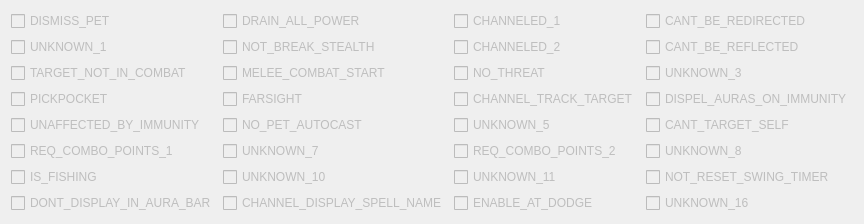
                  <widget class="QWidget" name="attributeExTab1">
                   <attribute name="title">
                    <string>Attributes 1</string>
                   </attribute>
                   <layout class="QGridLayout" name="gridLayout">
                    <item row="2" column="0">
                     <widget class="QCheckBox" name="attr_ex_9_box_1">
                      <property name="enabled">
                       <bool>false</bool>
                      </property>
                      <property name="text">
                       <string>TARGET_NOT_IN_COMBAT</string>
                      </property>
                     </widget>
                    </item>
                    <item row="0" column="2">
                     <widget class="QCheckBox" name="attr_ex_3_box_1">
                      <property name="enabled">
                       <bool>false</bool>
                      </property>
                      <property name="text">
                       <string>CHANNELED_1</string>
                      </property>
                     </widget>
                    </item>
                    <item row="0" column="3">
                     <widget class="QCheckBox" name="attr_ex_4_box_1">
                      <property name="enabled">
                       <bool>false</bool>
                      </property>
                      <property name="text">
                       <string>CANT_BE_REDIRECTED</string>
                      </property>
                     </widget>
                    </item>
                    <item row="1" column="0">
                     <widget class="QCheckBox" name="attr_ex_5_box_1">
                      <property name="enabled">
                       <bool>false</bool>
                      </property>
                      <property name="text">
                       <string>UNKNOWN_1</string>
                      </property>
                     </widget>
                    </item>
                    <item row="1" column="3">
                     <widget class="QCheckBox" name="attr_ex_8_box_1">
                      <property name="enabled">
                       <bool>false</bool>
                      </property>
                      <property name="text">
                       <string>CANT_BE_REFLECTED</string>
                      </property>
                     </widget>
                    </item>
                    <item row="0" column="0">
                     <widget class="QCheckBox" name="attr_ex_1_box_1">
                      <property name="enabled">
                       <bool>false</bool>
                      </property>
                      <property name="text">
                       <string>DISMISS_PET</string>
                      </property>
                     </widget>
                    </item>
                    <item row="1" column="1">
                     <widget class="QCheckBox" name="attr_ex_6_box_1">
                      <property name="enabled">
                       <bool>false</bool>
                      </property>
                      <property name="text">
                       <string>NOT_BREAK_STEALTH</string>
                      </property>
                     </widget>
                    </item>
                    <item row="1" column="2">
                     <widget class="QCheckBox" name="attr_ex_7_box_1">
                      <property name="enabled">
                       <bool>false</bool>
                      </property>
                      <property name="text">
                       <string>CHANNELED_2</string>
                      </property>
                     </widget>
                    </item>
                    <item row="0" column="1">
                     <widget class="QCheckBox" name="attr_ex_2_box_1">
                      <property name="enabled">
                       <bool>false</bool>
                      </property>
                      <property name="text">
                       <string>DRAIN_ALL_POWER</string>
                      </property>
                     </widget>
                    </item>
                    <item row="2" column="2">
                     <widget class="QCheckBox" name="attr_ex_11_box_1">
                      <property name="enabled">
                       <bool>false</bool>
                      </property>
                      <property name="text">
                       <string>NO_THREAT</string>
                      </property>
                     </widget>
                    </item>
                    <item row="3" column="1">
                     <widget class="QCheckBox" name="attr_ex_14_box_1">
                      <property name="enabled">
                       <bool>false</bool>
                      </property>
                      <property name="text">
                       <string>FARSIGHT</string>
                      </property>
                     </widget>
                    </item>
                    <item row="2" column="3">
                     <widget class="QCheckBox" name="attr_ex_12_box_1">
                      <property name="enabled">
                       <bool>false</bool>
                      </property>
                      <property name="text">
                       <string>UNKNOWN_3</string>
                      </property>
                     </widget>
                    </item>
                    <item row="3" column="0">
                     <widget class="QCheckBox" name="attr_ex_13_box_1">
                      <property name="enabled">
                       <bool>false</bool>
                      </property>
                      <property name="text">
                       <string>PICKPOCKET</string>
                      </property>
                     </widget>
                    </item>
                    <item row="3" column="3">
                     <widget class="QCheckBox" name="attr_ex_16_box_1">
                      <property name="enabled">
                       <bool>false</bool>
                      </property>
                      <property name="text">
                       <string>DISPEL_AURAS_ON_IMMUNITY</string>
                      </property>
                     </widget>
                    </item>
                    <item row="3" column="2">
                     <widget class="QCheckBox" name="attr_ex_15_box_1">
                      <property name="enabled">
                       <bool>false</bool>
                      </property>
                      <property name="text">
                       <string>CHANNEL_TRACK_TARGET</string>
                      </property>
                     </widget>
                    </item>
                    <item row="4" column="0">
                     <widget class="QCheckBox" name="attr_ex_17_box_1">
                      <property name="enabled">
                       <bool>false</bool>
                      </property>
                      <property name="text">
                       <string>UNAFFECTED_BY_IMMUNITY</string>
                      </property>
                     </widget>
                    </item>
                    <item row="4" column="1">
                     <widget class="QCheckBox" name="attr_ex_18_box_1">
                      <property name="enabled">
                       <bool>false</bool>
                      </property>
                      <property name="text">
                       <string>NO_PET_AUTOCAST</string>
                      </property>
                     </widget>
                    </item>
                    <item row="2" column="1">
                     <widget class="QCheckBox" name="attr_ex_10_box_1">
                      <property name="enabled">
                       <bool>false</bool>
                      </property>
                      <property name="text">
                       <string>MELEE_COMBAT_START</string>
                      </property>
                     </widget>
                    </item>
                    <item row="6" column="1">
                     <widget class="QCheckBox" name="attr_ex_26_box_1">
                      <property name="enabled">
                       <bool>false</bool>
                      </property>
                      <property name="text">
                       <string>UNKNOWN_10</string>
                      </property>
                     </widget>
                    </item>
                    <item row="5" column="3">
                     <widget class="QCheckBox" name="attr_ex_24_box_1">
                      <property name="enabled">
                       <bool>false</bool>
                      </property>
                      <property name="text">
                       <string>UNKNOWN_8</string>
                      </property>
                     </widget>
                    </item>
                    <item row="4" column="3">
                     <widget class="QCheckBox" name="attr_ex_20_box_1">
                      <property name="enabled">
                       <bool>false</bool>
                      </property>
                      <property name="text">
                       <string>CANT_TARGET_SELF</string>
                      </property>
                     </widget>
                    </item>
                    <item row="5" column="2">
                     <widget class="QCheckBox" name="attr_ex_23_box_1">
                      <property name="enabled">
                       <bool>false</bool>
                      </property>
                      <property name="text">
                       <string>REQ_COMBO_POINTS_2</string>
                      </property>
                     </widget>
                    </item>
                    <item row="6" column="0">
                     <widget class="QCheckBox" name="attr_ex_25_box_1">
                      <property name="enabled">
                       <bool>false</bool>
                      </property>
                      <property name="text">
                       <string>IS_FISHING</string>
                      </property>
                     </widget>
                    </item>
                    <item row="6" column="2">
                     <widget class="QCheckBox" name="attr_ex_27_box_1">
                      <property name="enabled">
                       <bool>false</bool>
                      </property>
                      <property name="text">
                       <string>UNKNOWN_11</string>
                      </property>
                     </widget>
                    </item>
                    <item row="6" column="3">
                     <widget class="QCheckBox" name="attr_ex_28_box_1">
                      <property name="enabled">
                       <bool>false</bool>
                      </property>
                      <property name="text">
                       <string>NOT_RESET_SWING_TIMER</string>
                      </property>
                     </widget>
                    </item>
                    <item row="5" column="1">
                     <widget class="QCheckBox" name="attr_ex_22_box_1">
                      <property name="enabled">
                       <bool>false</bool>
                      </property>
                      <property name="text">
                       <string>UNKNOWN_7</string>
                      </property>
                     </widget>
                    </item>
                    <item row="4" column="2">
                     <widget class="QCheckBox" name="attr_ex_19_box_1">
                      <property name="enabled">
                       <bool>false</bool>
                      </property>
                      <property name="text">
                       <string>UNKNOWN_5</string>
                      </property>
                     </widget>
                    </item>
                    <item row="5" column="0">
                     <widget class="QCheckBox" name="attr_ex_21_box_1">
                      <property name="enabled">
                       <bool>false</bool>
                      </property>
                      <property name="text">
                       <string>REQ_COMBO_POINTS_1</string>
                      </property>
                     </widget>
                    </item>
                    <item row="7" column="0">
                     <widget class="QCheckBox" name="attr_ex_29_box_1">
                      <property name="enabled">
                       <bool>false</bool>
                      </property>
                      <property name="text">
                       <string>DONT_DISPLAY_IN_AURA_BAR</string>
                      </property>
                     </widget>
                    </item>
                    <item row="7" column="1">
                     <widget class="QCheckBox" name="attr_ex_30_box_1">
                      <property name="enabled">
                       <bool>false</bool>
                      </property>
                      <property name="text">
                       <string>CHANNEL_DISPLAY_SPELL_NAME</string>
                      </property>
                     </widget>
                    </item>
                    <item row="7" column="2">
                     <widget class="QCheckBox" name="attr_ex_31_box_1">
                      <property name="enabled">
                       <bool>false</bool>
                      </property>
                      <property name="text">
                       <string>ENABLE_AT_DODGE</string>
                      </property>
                     </widget>
                    </item>
                    <item row="7" column="3">
                     <widget class="QCheckBox" name="attr_ex_32_box_1">
                      <property name="enabled">
                       <bool>false</bool>
                      </property>
                      <property name="text">
                       <string>UNKNOWN_16</string>
                      </property>
                     </widget>
                    </item>
                   </layout>
                  </widget>
